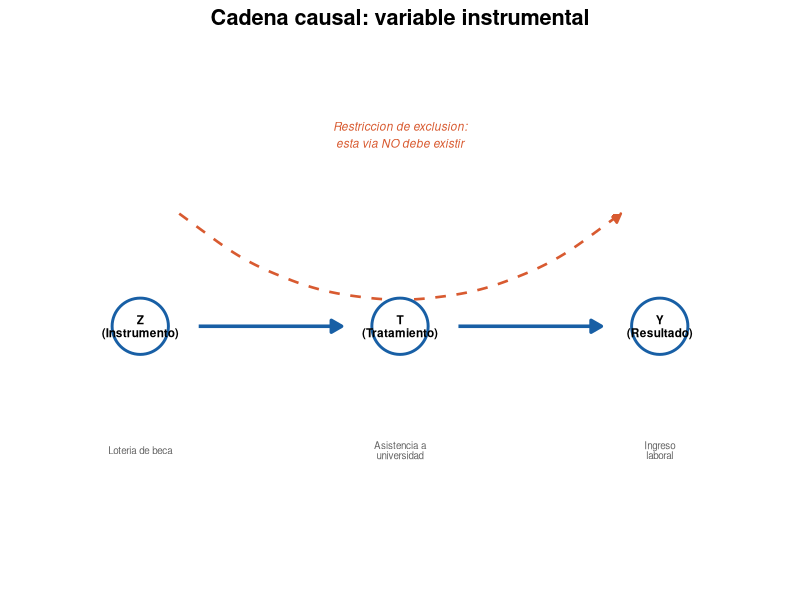
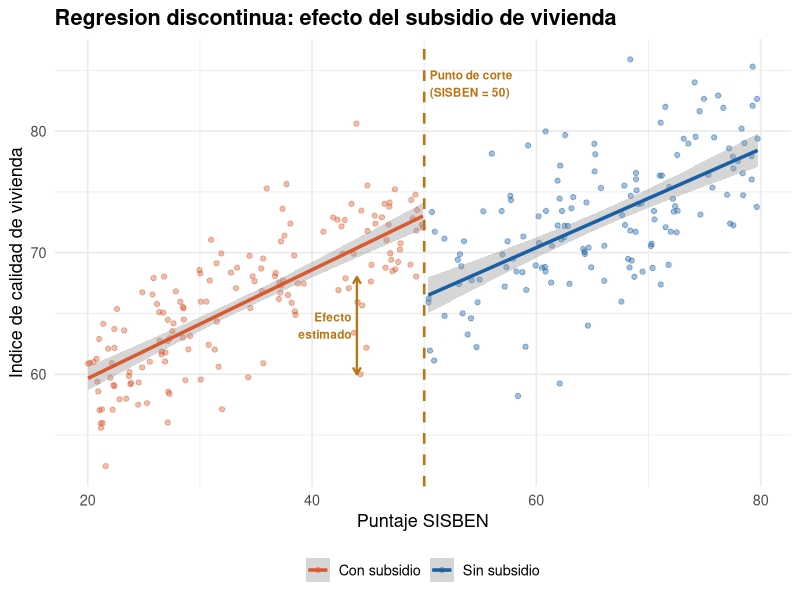

Recreate these plots in R, in order.
## ---- chunk 1
#| label: fig-iv-cadena-causal
#| fig-cap: "Cadena causal de las variables instrumentales: el instrumento Z afecta al resultado Y unicamente a traves del tratamiento T"
#| echo: false

library(ggplot2)

# Diagrama de la cadena causal Z -> T -> Y
nodos <- data.frame(
  x = c(1, 3, 5),
  y = c(0, 0, 0),
  etiqueta = c("Z\n(Instrumento)", "T\n(Tratamiento)", "Y\n(Resultado)"),
  ejemplo = c("Loteria de beca", "Asistencia a\nuniversidad", "Ingreso\nlaboral")
)

flechas <- data.frame(
  x_ini = c(1.45, 3.45),
  x_fin = c(2.55, 4.55),
  y_ini = c(0, 0),
  y_fin = c(0, 0)
)

# Flecha prohibida Z -> Y directa
flecha_prohibida <- data.frame(
  x_ini = 1.3, x_fin = 4.7,
  y_ini = 0.5, y_fin = 0.5
)

ggplot() +
  # Flechas validas

  geom_segment(data = flechas,
               aes(x = x_ini, xend = x_fin, y = y_ini, yend = y_fin),
               arrow = arrow(length = unit(0.3, "cm"), type = "closed"),
               linewidth = 1.2, color = "#185FA5") +
  # Flecha prohibida

  geom_curve(data = flecha_prohibida,
             aes(x = x_ini, xend = x_fin, y = y_ini, yend = y_fin),
             arrow = arrow(length = unit(0.25, "cm"), type = "closed"),
             linewidth = 0.9, color = "#D85A30", linetype = "dashed",
             curvature = 0.4) +
  annotate("text", x = 3, y = 0.85, label = "Restriccion de exclusion:\nesta via NO debe existir",
           color = "#D85A30", size = 3, fontface = "italic") +
  # Nodos

  geom_point(data = nodos, aes(x = x, y = y), size = 18,
             color = "#185FA5", fill = "white", shape = 21, stroke = 1.5) +
  geom_text(data = nodos, aes(x = x, y = y, label = etiqueta),
            size = 3, fontface = "bold", lineheight = 0.9) +
  geom_text(data = nodos, aes(x = x, y = y - 0.55, label = ejemplo),
            size = 2.5, color = "gray40", lineheight = 0.85) +
  coord_cartesian(xlim = c(0.2, 5.8), ylim = c(-1.1, 1.2)) +
  labs(title = "Cadena causal: variable instrumental") +
  theme_void(base_size = 13) +
  theme(plot.title = element_text(face = "bold", hjust = 0.5))
## ---- chunk 2
#| label: tbl-iv-tipos
#| tbl-cap: "Tipos de individuos segun su respuesta al instrumento"
#| echo: false

tipos <- data.frame(
  Tipo = c("Cumplidores (compliers)",
           "Siempre-tratados (always-takers)",
           "Nunca-tratados (never-takers)",
           "Desafiantes (defiers)"),
  Comportamiento = c(
    "Participan si ganan la loteria, no participan si no la ganan",
    "Participan sin importar si ganan o no la loteria",
    "No participan sin importar si ganan o no la loteria",
    "Participan solo si NO ganan la loteria (caso raro)"
  ),
  Relevancia = c(
    "El LATE estima el efecto para este grupo",
    "IV no identifica su efecto",
    "IV no identifica su efecto",
    "Se asume que no existen (supuesto de monotonicidad)"
  )
)

knitr::kable(tipos, col.names = c("Tipo", "Comportamiento", "Relevancia para IV"))
## ---- chunk 3
#| label: fig-rdd-concepto
#| fig-cap: "Concepto de regresion discontinua: la discontinuidad en el punto de corte revela el efecto del programa"
#| echo: false

library(ggplot2)

set.seed(2024)
n <- 300

# Variable de asignacion (running variable)
puntaje <- runif(n, 20, 80)
# Tratamiento: puntaje < 50 recibe subsidio
tratamiento <- ifelse(puntaje < 50, 1, 0)
# Resultado: calidad de vivienda
calidad <- 40 + 0.5 * puntaje + 8 * tratamiento + rnorm(n, sd = 4)

datos_rdd <- data.frame(puntaje, tratamiento, calidad,
                         grupo = ifelse(tratamiento == 1,
                                        "Con subsidio", "Sin subsidio"))

ggplot(datos_rdd, aes(x = puntaje, y = calidad, color = grupo)) +
  geom_point(alpha = 0.4, size = 1.5) +
  geom_smooth(method = "lm", se = TRUE, linewidth = 1.2) +
  geom_vline(xintercept = 50, linetype = "dashed", color = "#BA7517",
             linewidth = 0.9) +
  annotate("text", x = 50.5, y = max(calidad) - 2,
           label = "Punto de corte\n(SISBEN = 50)", hjust = 0,
           color = "#BA7517", fontface = "bold", size = 3) +
  annotate("segment", x = 44, xend = 44, y = 60, yend = 68,
           arrow = arrow(length = unit(0.2, "cm"), ends = "both"),
           color = "#BA7517", linewidth = 0.8) +
  annotate("text", x = 43.5, y = 64, label = "Efecto\nestimado",
           color = "#BA7517", size = 3, fontface = "bold", hjust = 1) +
  scale_color_manual(values = c("Con subsidio" = "#D85A30",
                                 "Sin subsidio" = "#185FA5")) +
  labs(x = "Puntaje SISBEN", y = "Indice de calidad de vivienda",
       color = NULL,
       title = "Regresion discontinua: efecto del subsidio de vivienda") +
  theme_minimal(base_size = 13) +
  theme(legend.position = "bottom",
        plot.title = element_text(face = "bold"))
